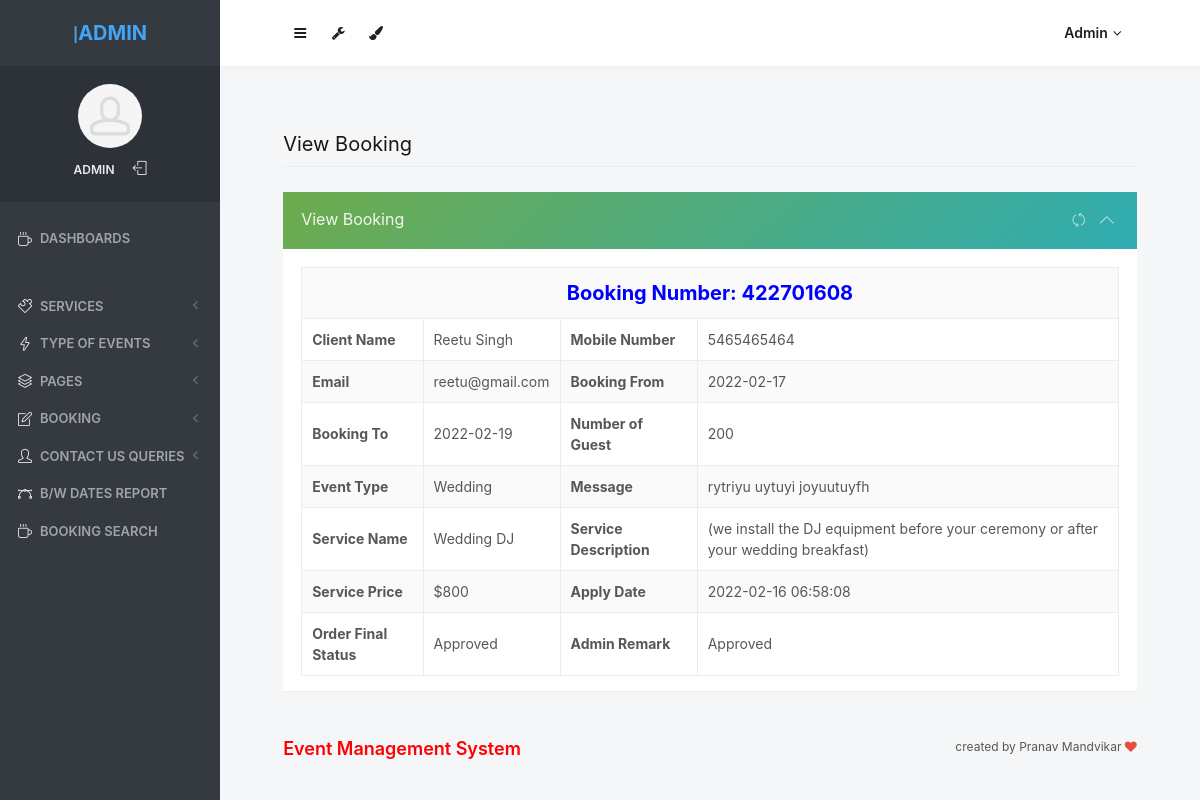
The app's page /obbs/admin/view-booking-detail.php?editid=1&&bookingid=422701608 (signed in) with its own data.
### tables this page shows
CREATE TABLE `tblbooking` (
  `ID` int(10) NOT NULL,
  `BookingID` int(10) DEFAULT NULL,
  `ServiceID` int(10) DEFAULT NULL,
  `UserID` int(5) DEFAULT NULL,
  `BookingFrom` date DEFAULT NULL,
  `BookingTo` date DEFAULT NULL,
  `EventType` varchar(200) DEFAULT NULL,
  `Numberofguest` int(10) DEFAULT NULL,
  `Message` mediumtext DEFAULT NULL,
  `BookingDate` timestamp NULL DEFAULT current_timestamp(),
  `Remark` varchar(200) DEFAULT NULL,
  `Status` varchar(200) DEFAULT NULL,
  `UpdationDate` timestamp NULL DEFAULT NULL ON UPDATE current_timestamp()
);

CREATE TABLE `tbluser` (
  `ID` int(10) NOT NULL,
  `FullName` varchar(200) DEFAULT NULL,
  `MobileNumber` bigint(10) DEFAULT NULL,
  `Email` varchar(200) DEFAULT NULL,
  `Password` varchar(200) DEFAULT NULL,
  `RegDate` timestamp NULL DEFAULT current_timestamp()
);

CREATE TABLE `tblservice` (
  `ID` int(10) NOT NULL,
  `ServiceName` varchar(200) DEFAULT NULL,
  `SerDes` varchar(250) NOT NULL,
  `ServicePrice` varchar(200) DEFAULT NULL,
  `CreationDate` timestamp NULL DEFAULT current_timestamp()
);

### obbs/admin/view-booking-detail.php (the view, shortened to what this page needs)
<?php
include('includes/dbconnection.php');
if (strlen($_SESSION['odmsaid']==0)) {
  header('location:logout.php');
  } else{
?>
<!doctype html>
 <html lang="en" class="no-focus">
    <head>
<link rel="stylesheet" id="css-main" href="assets/css/codebase.min.css">
</head>
    <body>
        <div id="page-container" class="sidebar-o sidebar-inverse side-scroll page-header-fixed main-content-narrow">
             <?php include_once('includes/sidebar.php');?>
          <?php include_once('includes/header.php');?>
            <main id="main-container">
                <div class="content">
                    <h2 class="content-heading">View Booking</h2>
                    <div class="row">
                        <div class="col-md-12">
                            <div class="block block-themed">
                                <div class="block-header bg-gd-emerald">
                                    <h3 class="block-title">View Booking</h3>
                                    <div class="block-options">
                                        <button type="button" class="btn-block-option" data-toggle="block-option" data-action="state_toggle" data-action-mode="demo">
                                            <i class="si si-refresh"></i>
                                        </button>
                                        <button type="button" class="btn-block-option" data-toggle="block-option" data-action="content_toggle"></button>
                                    </div>
                                </div>
                                <div class="block-content">
                                    <?php
                  $eid=$_GET['editid'];
$sql="SELECT tbluser.FullName,tbluser.MobileNumber,tbluser.Email,tblbooking.BookingID,tblbooking.BookingDate,tblbooking.BookingFrom,tblbooking.BookingTo,tblbooking.EventType,tblbooking.Numberofguest,tblbooking.Message, tblbooking.Remark,tblbooking.Status,tblbooking.UpdationDate,tblservice.ServiceName,tblservice.SerDes,tblservice.ServicePrice from tblbooking join tblservice on tblbooking.ServiceID=tblservice.ID join tbluser on tbluser.ID=tblbooking.UserID  where tblbooking.ID=:eid";
$query = $dbh -> prepare($sql);
$query-> bindParam(':eid', $eid, PDO::PARAM_STR);
$query->execute();
$results=$query->fetchAll(PDO::FETCH_OBJ);
$cnt=1;
if($query->rowCount() > 0)
{
foreach($results as $row)
{               ?>
                            <table border="1" class="table table-bordered table-striped table-vcenter js-dataTable-full-pagination">
                                <tr>
                                    <th colspan="5" style="text-align: center;font-size: 20px;color: blue;">Booking Number: <?php  echo $row->BookingID;?>
                                    </th>
                                </tr>
                                            <tr>
    <th>Client Name</th>
    <td><?php  echo $row->FullName;?></td>
     <th>Mobile Number</th>
    <td><?php  echo $row->MobileNumber;?></td>
  </tr>
  <tr>
   <th>Email</th>
    <td><?php  echo $row->Email;?></td>
     <th>Booking From</th>
    <td><?php  echo $row->BookingFrom;?></td>
  </tr>
   <tr>
   <th>Booking To</th>
    <td><?php  echo $row->BookingTo;?></td>
    <th>Number of Guest</th>
    <td><?php  echo $row->Numberofguest;?></td>
  </tr>
  <tr>
    <th>Event Type</th>
    <td><?php  echo $row->EventType;?></td>
    <th>Message</th>
    <td><?php  echo $row->Message;?></td>
  </tr>
  <tr>
    <th>Service Name</th>
    <td><?php  echo $row->ServiceName;?></td>
    <th>Service Description</th>
    <td><?php  echo $row->SerDes;?></td>
  </tr>
   <tr>
    <th>Service Price</th>
    <td>$<?php  echo $row->ServicePrice;?></td>
    <th>Apply Date</th>
    <td><?php  echo $row->BookingDate;?></td>
  </tr>
  <tr>
     <th>Order Final Status</th>
    <td> <?php  $status=$row->Status;
if($row->Status=="Approved")
{
  echo "Approved";
}
     ;?></td>
     <th >Admin Remark</th>
    <?php if($row->Status==""){ ?>
                     <td><?php echo "Not Updated Yet"; ?></td>
<?php } else { ?>                  <td><?php  echo htmlentities($row->Remark);?>
                  </td>
                  <?php } ?>
  </tr>
<?php $cnt=$cnt+1;}} ?>
</table>
                </div>
            </main>
          <?php include_once('includes/footer.php');?>
        </div>
    </body>
</html>
<?php }  ?>

### obbs/admin/includes/sidebar.php (shortened to what this page needs)
     <?php
include('includes/dbconnection.php');
if (strlen($_SESSION['odmsaid']==0)) {
  header('location:logout.php');
  } else{
  ?>
   <nav id="sidebar">
                <div id="sidebar-scroll">
                    <div class="sidebar-content">
                        <div class="content-header content-header-fullrow px-15">
                            <div class="content-header-section text-center align-parent sidebar-mini-hidden">
                                <div class="content-header-item">
                                    <a class="link-effect font-w700" href="dashboard.php">
                                        <span class="font-size-xl text-dual-primary-dark"></span>|<span class="font-size-xl text-primary">ADMIN</span>
                                    </a>
                                </div>
                            </div>
                        </div>
                        <div class="content-side content-side-full content-side-user px-10 align-parent">
                            <div class="sidebar-mini-hidden-b text-center">
                                <a class="img-link" href="dashboard.php">
                                    <img class="img-avatar" src="assets/img/avatars/avatar15.jpg" alt="">
                                </a>
                                <ul class="list-inline mt-10">
                                    <?php
$aid=$_SESSION['odmsaid'];
$sql="SELECT AdminName from  tbladmin where ID=:aid";
$query = $dbh -> prepare($sql);
$query->bindParam(':aid',$aid,PDO::PARAM_STR);
$query->execute();
$results=$query->fetchAll(PDO::FETCH_OBJ);
$cnt=1;
if($query->rowCount() > 0)
{
foreach($results as $row)
{               ?>
                                    <li class="list-inline-item">
                                        <a class="link-effect text-dual-primary-dark font-size-xs font-w600 text-uppercase" href="admin-profile.php"><?php  echo $row->AdminName;?></a>
                                    </li><?php $cnt=$cnt+1;}} ?>
                                    <li class="list-inline-item">
                                        <a class="link-effect text-dual-primary-dark" href="logout.php">
                                            <i class="si si-logout"></i>
                                        </a>
                                    </li>
                                </ul>
                            </div>
                        </div>
                        <div class="content-side content-side-full">
                            <ul class="nav-main">
                                <li class="open">
                                    <a href="dashboard.php"><i class="si si-cup"></i><span class="sidebar-mini-hide">Dashboards</span></a>
                                </li>
                                <li class="nav-main-heading"><span class="sidebar-mini-visible">UI</span><span class="sidebar-mini-hidden"></span></li>
                                <li>
                                    <a class="nav-submenu" data-toggle="nav-submenu"><i class="si si-puzzle"></i><span class="sidebar-mini-hide"></span>Services</a>
                                </li>
                                <li>
                                    <a class="nav-submenu" data-toggle="nav-submenu" href="#"><i class="si si-energy"></i><span class="sidebar-mini-hide">Type of Events</span></a>
                                </li>
                                <li>
                                    <a class="nav-submenu" data-toggle="nav-submenu" href="#"><i class="si si-layers"></i><span class="sidebar-mini-hide">Pages</span></a>
                                </li>
                                <li>
                                    <a class="nav-submenu" data-toggle="nav-submenu" href="#"><i class="si si-note"></i><span class="sidebar-mini-hide">Booking</span></a>
                                </li>
                                <li>
                                    <a class="nav-submenu" data-toggle="nav-submenu" href="#"><i class="si si-user"></i><span class="sidebar-mini-hide">Contact Us Queries</span></a>
                                </li>
                                <li>
                                    <a  href="between-dates-report.php"><i class="si si-vector"></i><span class="sidebar-mini-hide">B/w Dates Report</span></a>
                                </li>
                     <li>
                                    <a href="booking-search.php"><i class="si si-cup"></i><span class="sidebar-mini-hide">Booking Search</span></a>
                                </li>
                            </ul>
                        </div>
                    </div>
                </div>
            </nav>
           <?php }  ?>

### obbs/admin/includes/header.php (shortened to what this page needs)
   <?php
include('includes/dbconnection.php');
if (strlen($_SESSION['odmsaid']==0)) {
  header('location:logout.php');
  } else{
  ?>
            <header id="page-header">
                <div class="content-header">
                    <div class="content-header-section">
                        <button type="button" class="btn btn-circle btn-dual-secondary" data-toggle="layout" data-action="sidebar_toggle">
                            <i class="fa fa-navicon"></i>
                        </button>
                        <div class="btn-group" role="group">
                            <button type="button" class="btn btn-circle btn-dual-secondary" id="page-header-options-dropdown" data-toggle="dropdown" aria-haspopup="true" aria-expanded="false">
                                <i class="fa fa-wrench"></i>
                            </button>
                        </div>
                        <div class="btn-group" role="group">
                            <button type="button" class="btn btn-circle btn-dual-secondary" id="page-header-themes-dropdown" data-toggle="dropdown" aria-haspopup="true" aria-expanded="false">
                                <i class="fa fa-paint-brush"></i>
                            </button>
                        </div>
                    </div>
                    <div class="content-header-section">
                        <div class="btn-group" role="group">
                            <?php
$aid=$_SESSION['odmsaid'];
$sql="SELECT AdminName from  tbladmin where ID=:aid";
$query = $dbh -> prepare($sql);
$query->bindParam(':aid',$aid,PDO::PARAM_STR);
$query->execute();
$results=$query->fetchAll(PDO::FETCH_OBJ);
$cnt=1;
if($query->rowCount() > 0)
{
foreach($results as $row)
{               ?>
                            <button type="button" class="btn btn-rounded btn-dual-secondary" id="page-header-user-dropdown" data-toggle="dropdown" aria-haspopup="true" aria-expanded="false">
                                <?php  echo $row->AdminName;?><i class="fa fa-angle-down ml-5"></i>
                            </button>
                            <?php $cnt=$cnt+1;}} ?>
                        </div>
                    </div>
                </div>
            </header>
            <?php }  ?>

### records on screen
tblbooking: BookingID "422701608", UserID.FullName "Reetu Singh", UserID.MobileNumber "5465465464", UserID.Email "reetu@gmail.com", BookingFrom "2022-02-17", BookingTo "2022-02-19", Numberofguest "200", EventType "Wedding", Message "rytriyu uytuyi joyuutuyfh", ServiceID.ServiceName "Wedding DJ", ServiceID.SerDes "(we install the DJ equipment before your ceremony or after your wedding breakfast)", ServiceID.ServicePrice "800", BookingDate "2022-02-16 06:58:08", Status "Approved", Remark "Approved"

### other values on screen
$row->AdminName "ADMIN"
$row->AdminName "Admin"
